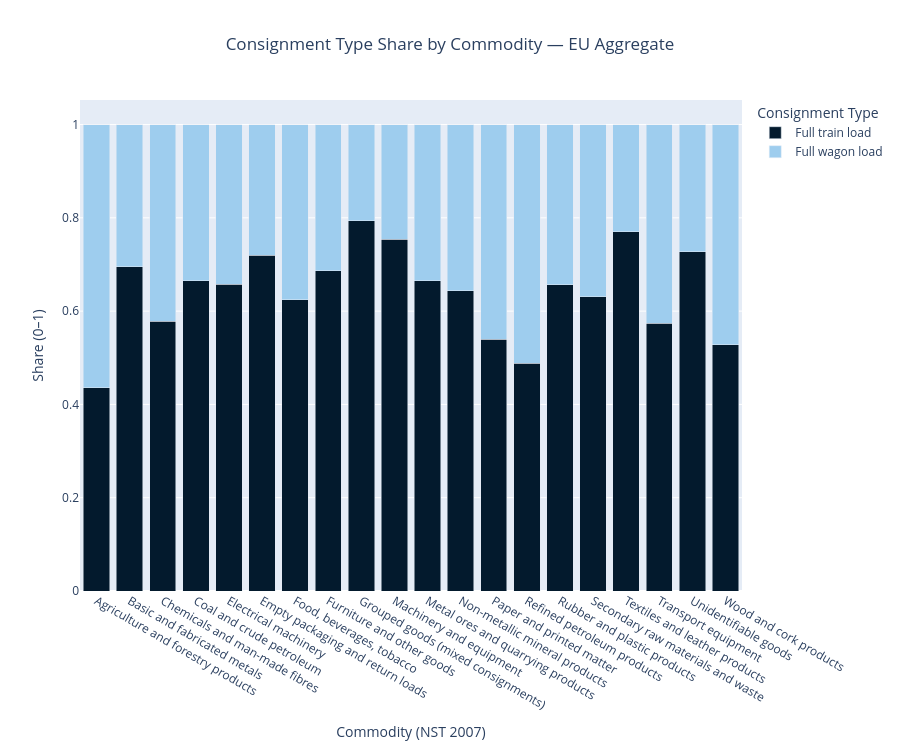

Notebook cell for this chart:
### Markdown cell above
2. Stacked Bar Chart

### Code cell
# Stacked Bar — Consignment shares by commodity

row_norm = (
    agg.set_index("NST2007_desc")
       .pipe(lambda d: d.div(d.sum(axis=1).replace(0, np.nan), axis=0))
       .reset_index()
)
stack_share = row_norm.melt(
    id_vars="NST2007_desc",
    var_name="Consignment_Type",
    value_name="Share"
)
stack_share["Consignment_Type"] = stack_share["Consignment_Type"].map({
    "Est_train_MIO_TKM": "Full train load",
    "Est_wagon_MIO_TKM": "Full wagon load"
})

custom_colors = ["#031a2d", "#9ecdee"]

fig_bar = px.bar(
    stack_share,
    x="NST2007_desc",
    y="Share",
    color="Consignment_Type",
    barmode="stack",
    title="Consignment Type Share by Commodity — EU Aggregate",
    labels={"NST2007_desc": "Commodity (NST 2007)", "Share": "Share (0–1)"},
    color_discrete_sequence=custom_colors
)
fig_bar.update_layout(height=750, title_x=0.5, xaxis_tickangle=30, legend_title_text="Consignment Type")
fig_bar.show()

### Figure 1 — Plotly figure (JSON) as saved in the notebook; plotly's stock layout.template omitted (floating-point values rounded to 4 significant figures)
{"data": [{"hovertemplate": "Consignment_Type=Full train load<br>Commodity (NST 2007)=%{x}<br>Share (0–1)=%{y}<extra></extra>", "legendgroup": "Full train load", "marker": {"color": "#031a2d", "pattern": {"shape": ""}}, "name": "Full train load", "orientation": "v", "showlegend": true, "textposition": "auto", "type": "bar", "x": ["Agriculture and forestry products", "Basic and fabricated metals", "Chemicals and man-made fibres", "Coal and crude petroleum", "Electrical machinery", "Empty packaging and return loads", "Food, beverages, tobacco", "Furniture and other goods", "Grouped goods (mixed consignments)", "Machinery and equipment", "Metal ores and quarrying products", "Non-metallic mineral products", "Paper and printed matter", "Refined petroleum products", "Rubber and plastic products", "Secondary raw materials and waste", "Textiles and leather products", "Transport equipment", "Unidentifiable goods", "Wood and cork products"], "xaxis": "x", "y": [0.4354, 0.6955, 0.5779, 0.6648, 0.6574, 0.7203, 0.6249, 0.6868, 0.7933, 0.7545, 0.6653, 0.6434, 0.5398, 0.4878, 0.6563, 0.6311, 0.7698, 0.5744, 0.7273, 0.5276], "yaxis": "y"}, {"hovertemplate": "Consignment_Type=Full wagon load<br>Commodity (NST 2007)=%{x}<br>Share (0–1)=%{y}<extra></extra>", "legendgroup": "Full wagon load", "marker": {"color": "#9ecdee", "pattern": {"shape": ""}}, "name": "Full wagon load", "orientation": "v", "showlegend": true, "textposition": "auto", "type": "bar", "x": ["Agriculture and forestry products", "Basic and fabricated metals", "Chemicals and man-made fibres", "Coal and crude petroleum", "Electrical machinery", "Empty packaging and return loads", "Food, beverages, tobacco", "Furniture and other goods", "Grouped goods (mixed consignments)", "Machinery and equipment", "Metal ores and quarrying products", "Non-metallic mineral products", "Paper and printed matter", "Refined petroleum products", "Rubber and plastic products", "Secondary raw materials and waste", "Textiles and leather products", "Transport equipment", "Unidentifiable goods", "Wood and cork products"], "xaxis": "x", "y": [0.5646, 0.3045, 0.4221, 0.3352, 0.3426, 0.2797, 0.3751, 0.3132, 0.2067, 0.2455, 0.3347, 0.3566, 0.4602, 0.5122, 0.3437, 0.3689, 0.2302, 0.4256, 0.2727, 0.4724], "yaxis": "y"}], "layout": {"barmode": "stack", "height": 750, "legend": {"title": {"text": "Consignment Type"}, "tracegroupgap": 0}, "title": {"text": "Consignment Type Share by Commodity — EU Aggregate", "x": 0.5}, "xaxis": {"anchor": "y", "domain": [0, 1], "tickangle": 30, "title": {"text": "Commodity (NST 2007)"}}, "yaxis": {"anchor": "x", "domain": [0, 1], "title": {"text": "Share (0–1)"}}}}
